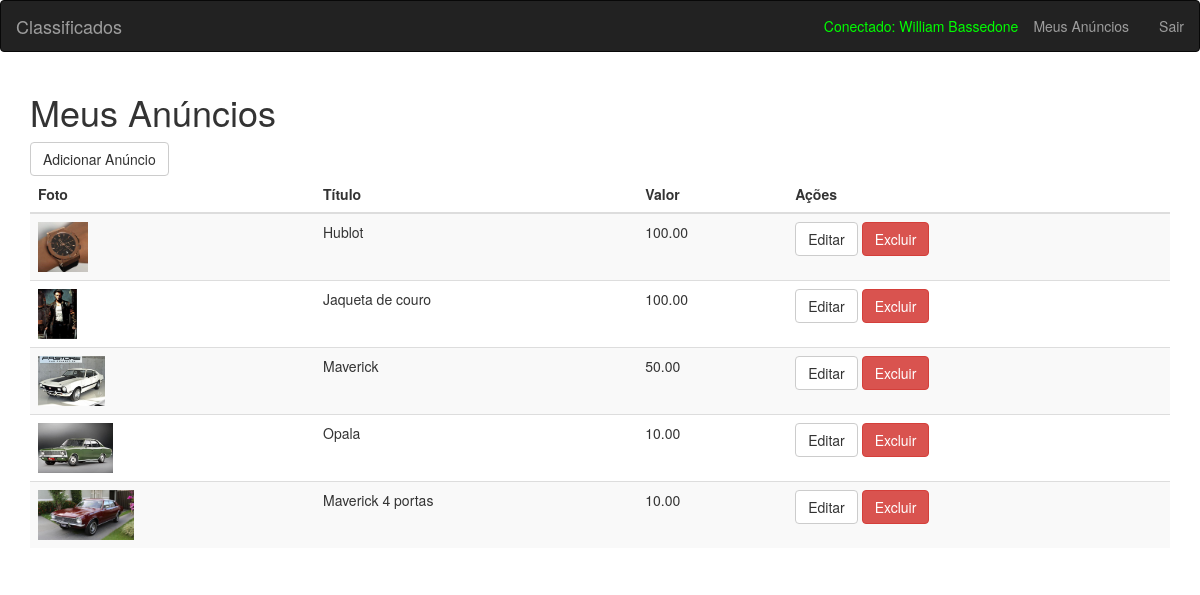
/meus-anuncios.php (signed in), run on the app's committed database.
### tables this page shows
CREATE TABLE `usuarios` (
  `id` int(11) UNSIGNED NOT NULL,
  `nome` varchar(100) NOT NULL DEFAULT '',
  `email` varchar(100) NOT NULL DEFAULT '',
  `senha` varchar(32) NOT NULL DEFAULT '',
  `telefone` varchar(30) DEFAULT NULL
);

CREATE TABLE `anuncios` (
  `id` int(11) UNSIGNED NOT NULL,
  `id_usuario` int(11) NOT NULL,
  `id_categoria` int(11) NOT NULL,
  `titulo` varchar(100) DEFAULT NULL,
  `descricao` text DEFAULT NULL,
  `valor` float DEFAULT NULL,
  `estado` int(11) DEFAULT NULL
);

### classes/usuarios.class.php (called while the page is built, shortened)
<?php
class Usuarios
{
    public function usuarioConectado($id)
    {
        global $pdo;
        $sql = $pdo->prepare("SELECT nome FROM usuarios WHERE id = :id");
        $sql->bindValue(":id", $id);
        $sql->execute();
        if ($sql->rowCount() > 0) {
            $dado = $sql->fetch(PDO::FETCH_ASSOC);
            return $dado;
        } else {
            return array();
        }
    }
}

### classes/anuncios.class.php (called while the page is built, shortened)
<?php
class Anuncios {
    public function getMeusAnuncios() {
        global $pdo;
        $array = array();
        $sql = $pdo->prepare("SELECT *, (select anuncios_imagens.url from anuncios_imagens where anuncios_imagens.id_anuncio = anuncios.id limit 1) as url FROM anuncios WHERE id_usuario = :id_usuario");
        $sql->bindValue(":id_usuario", $_SESSION["cLogin"]);
        $sql->execute();
        if ($sql->rowCount() > 0) {
            $array = $sql->fetchAll();
        }
        return $array;
    }
}

### meus-anuncios.php (the view, shortened to what this page needs)
<?php require "pages/header.php"; ?>
<div class="container">
    <h1>Meus Anúncios</h1>
    <a href="add-anuncio.php" class="btn btn-default">Adicionar Anúncio</a>
    <table class="table table-striped">
        <thead>
            <tr>
                <th>Foto</th>
                <th>Título</th>
                <th>Valor</th>
                <th>Ações</th>
            </tr>
        </thead>
        <tbody>
            <?php
            require "classes/anuncios.class.php";
            $a = new Anuncios();
            $anuncios = $a->getMeusAnuncios();
            foreach ($anuncios as $anuncio) :
            ?>
                <tr>
                    <td>
                        <?php if (!empty($anuncio["url"])) : ?>
                            <img src="assets/images/anuncios/<?php echo $anuncio["url"]; ?>" height="50" />
                        <?php else : ?>
                            <img src="assets/images/anuncios/default.png" height="50" />
                        <?php endif; ?>
                    </td>
                    <td><?php echo $anuncio["titulo"]; ?></td>
                    <td><?php echo number_format($anuncio["valor"], 2); ?></td>
                    <td>
                        <a href="editar-anuncio.php?id=<?php echo $anuncio["id"]; ?>" class="btn btn-default">Editar</a>
                        <a href="excluir-anuncio.php?id=<?php echo $anuncio["id"]; ?>" class="btn btn-danger">Excluir</a>
                    </td>
                </tr>
            <?php
            endforeach;
            ?>
        </tbody>
    </table>
</div>
<?php require "pages/footer.php"; ?>

### pages/header.php (shortened to what this page needs)
<?php require "config.php"; ?>
<!DOCTYPE html>
<html lang="pt-br">
<head>
    <link rel="stylesheet" type="text/css" href="assets/css/bootstrap.min.css" />
    <link rel="stylesheet" type="text/css" href="assets/css/style.css" />
    <link href="https://maxcdn.bootstrapcdn.com/bootstrap/3.3.7/css/bootstrap.min.css" rel="stylesheet">
</head>
<body>
    <nav class="navbar navbar-inverse">
        <div class="container-fluid">
            <div class="navbar-header">
                <a href="./" class="navbar-brand">Classificados</a>
            </div>
            <ul class="nav navbar-nav navbar-right">
                <?php if (isset($_SESSION["cLogin"]) && !empty($_SESSION["cLogin"])) :
                    require "classes/usuarios.class.php";
                    if (isset($_SESSION["cLogin"]) && !empty($_SESSION["cLogin"])) {
                        $u = new Usuarios();
                        $dado = $u->usuarioConectado($_SESSION["cLogin"]);
                    }
                ?>
                    <li class="usuario-conectado pt-15">Conectado: <?php echo $dado["nome"]; ?></li>
                    <li><a href="meus-anuncios.php">Meus Anúncios</a></li>
                    <li><a href="sair.php">Sair</a></li>
                <?php else : ?>
                    <li><a href="cadastre-se.php">Cadastra-se</a></li>
                    <li><a href="login.php">Login</a></li>
                <?php endif; ?>
            </ul>
        </div>
    </nav>

### pages/footer.php (shortened to what this page needs)
</body>
</html>

### assets/css/style.css (style rules this page uses)
.pt-15 { padding-top: 15px; }
.usuario-conectado { color: #00FF00; }

### data on the page
usuarios: nome "William Bassedone"
anuncios: shows a picture, titulo "Hublot", valor "100.00"
anuncios: shows a picture, titulo "Jaqueta de couro", valor "100.00"
anuncios: shows a picture, titulo "Maverick", valor "50.00"
anuncios: shows a picture, titulo "Opala", valor "10.00"
anuncios: shows a picture, titulo "Maverick 4 portas", valor "10.00"
